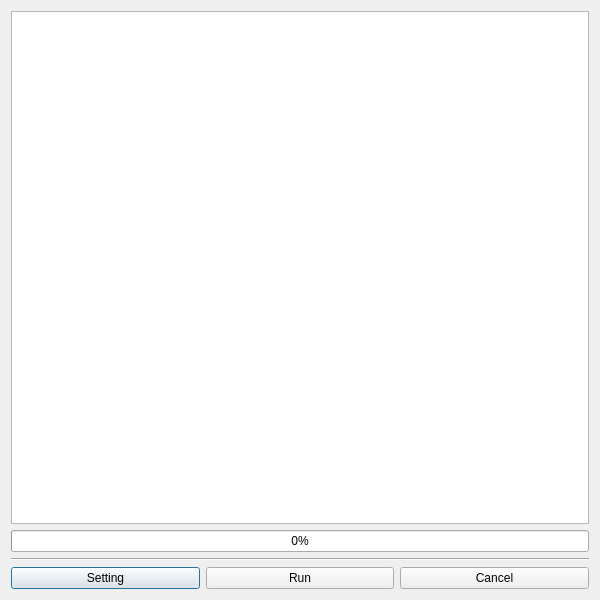
<?xml version="1.0" encoding="UTF-8"?>
<ui version="4.0">
 <class>DebugTestLayout</class>
 <widget class="QDialog" name="DebugTestLayout">
  <property name="windowModality">
   <enum>Qt::ApplicationModal</enum>
  </property>
  <property name="geometry">
   <rect>
    <x>0</x>
    <y>0</y>
    <width>600</width>
    <height>600</height>
   </rect>
  </property>
  <property name="minimumSize">
   <size>
    <width>600</width>
    <height>600</height>
   </size>
  </property>
  <property name="windowTitle">
   <string>Debug Test</string>
  </property>
  <layout class="QVBoxLayout" name="verticalLayout_2">
   <item>
    <layout class="QVBoxLayout" name="MainLayout">
     <item>
      <layout class="QVBoxLayout" name="MessagLayout">
       <item>
        <widget class="QTextBrowser" name="textBrowser"/>
       </item>
       <item>
        <widget class="QProgressBar" name="progressBar">
         <property name="styleSheet">
          <string notr="true"/>
         </property>
         <property name="value">
          <number>0</number>
         </property>
        </widget>
       </item>
      </layout>
     </item>
     <item>
      <layout class="QHBoxLayout" name="horizontalLayout">
       <item>
        <widget class="Line" name="line">
         <property name="orientation">
          <enum>Qt::Horizontal</enum>
         </property>
        </widget>
       </item>
      </layout>
     </item>
     <item>
      <layout class="QHBoxLayout" name="ButtonLayout">
       <item>
        <widget class="QPushButton" name="settingButton">
         <property name="font">
          <font>
           <family>Yu Gothic UI</family>
          </font>
         </property>
         <property name="text">
          <string>Setting</string>
         </property>
        </widget>
       </item>
       <item>
        <widget class="QPushButton" name="runButton">
         <property name="font">
          <font>
           <family>Yu Gothic UI</family>
          </font>
         </property>
         <property name="text">
          <string>Run</string>
         </property>
        </widget>
       </item>
       <item>
        <widget class="QPushButton" name="cancelButton">
         <property name="font">
          <font>
           <family>Yu Gothic UI</family>
          </font>
         </property>
         <property name="text">
          <string>Cancel</string>
         </property>
        </widget>
       </item>
      </layout>
     </item>
    </layout>
   </item>
  </layout>
 </widget>
 <resources/>
 <connections/>
</ui>
